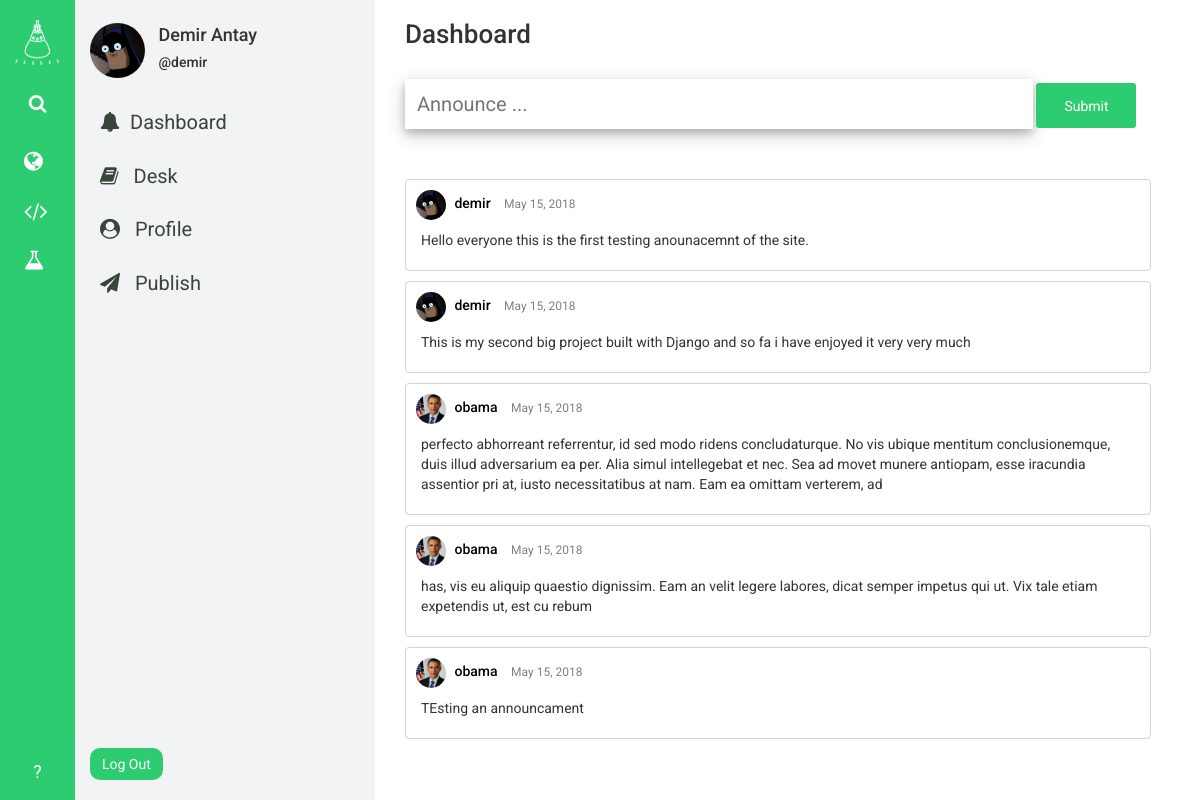
The app's page /home/dashboard/ (signed in) with its own data.
### desk_app/models.py (models this page shows, shortened)
class DeskWorkers(models.Model):
    worker = models.ForeignKey(User, on_delete=models.CASCADE)
    joined_desk = models.ForeignKey(Desk, on_delete=models.CASCADE)

class Desk(models.Model):
    sub_editor = models.ForeignKey(User, on_delete=models.CASCADE)
    image = models.ImageField(
        upload_to='deks_images/', blank=False, null=False
    )
    CATEGORY_CHOICES = (
        ('WORLD', 'fa fa-globe'),
        ('METRO', 'fa fa-building'),
        ('POLITICS', 'fa-flag'),
        ('BUSINESS', 'fa fa-suitcase'),
        ('TECH', 'fa fa-code'),
        ('SCIENCE', 'fa fa-flask'),
        ('OPINION', 'fa fa-gavel'),
        ('HEALTH', 'fa fa-heart'),
        ('SPORTS', 'fa fa-bicycle'),
        ('ARTS', 'fa fa-paint-brush'),
        ('BOOKS', 'fa fa-book'),
        ('STYLE', 'fa fa-eye'),
        ('TRAVEL', 'fa fa-plane'),
        ('MAGAZINE', 'fa fa-file'),
        ('TABLOID', 'fa fa-phone'),
    )
    CATEGORY_COLOR_CHOICES = (
        ('WORLD', '#3498DB'),
        ('METRO', '#2980B9'),
        ('POLITICS', '#5D6D7E'),
        ('BUSINESS', '#2E4053'),
        ('TECH', '#F4D03F'),
        ('SCIENCE', '#2ECC71'),
        ('OPINION', '#9B59B6'),
        ('HEALTH', '#E74C3C'),
        ('SPORTS', '#58D68D'),
        ('ARTS', '#F39C12'),
        ('BOOKS', '#E67E22'),
        ('STYLE', '#F5B7B1'),
        ('TRAVEL', '#BB8FCE'),
        ('MAGAZINE', '#8E44AD'),
        ('TABLOID', '#A569BD'),
    )
    category = models.CharField(max_length=50, choices=CATEGORY_CHOICES)
    category_color = models.CharField(
        max_length=50, choices=CATEGORY_COLOR_CHOICES
    )
    name = models.CharField(max_length=30)
    description = models.TextField()
    creation_date = models.DateField(default=timezone.now)

### profile_app/models.py (models this page shows, shortened)
class ProfileSettings(models.Model):
    user = models.OneToOneField(User, on_delete=models.CASCADE)
    profile_photo = models.ImageField(
        upload_to='profile_photos/', blank=False, null=False
    )
    name = models.CharField(max_length=200, blank=False, null=False)
    bio = models.TextField(blank=False, null=False)
    personal_link = models.CharField(max_length=200, blank=False, null=False)

### home_app/models.py (models this page shows, shortened)
class Announcament(models.Model):
    user = models.ForeignKey(User, on_delete=models.CASCADE)
    profile_settings = models.ForeignKey(
        ProfileSettings, on_delete=models.CASCADE, null=True, blank=True,
    )
    content = models.TextField(blank=False, null=False)
    publish_date = models.DateField(default=timezone.now)

### home_app/views.py (the view, shortened to what this page needs)
# urls.py: path('home/dashboard/', views.dashboard, name='dashboard'),
@login_required
def dashboard(request):
    current_user = get_object_or_404(User, pk=request.user.id)
    try:
        current_user_settings = ProfileSettings.objects.get(user=current_user)
    except ObjectDoesNotExist:
        current_user_settings = None
    try:
        all_announcaments = Announcament.objects.order_by('-publish_date')
    except ObjectDoesNotExist:
        all_announcaments = None
    try:
        current_user_desks = DeskWorkers.objects.filter(worker=current_user)
    except ObjectDoesNotExist:
        current_user_desks = None
    data = {
        'current_user': current_user,
        'has_home_navbar': True,
        'current_user_settings': current_user_settings,
        'all_announcaments': all_announcaments,
        'current_user_desks': current_user_desks,
    }
    return render(request, 'home_app/dashboard.html', context=data)

### templates/home_app/dashboard.html (shortened to what this page needs)
{% extends 'base.html' %}
{% load staticfiles %}
{% block css_link %}
<link rel="stylesheet" href="{% static 'home_app/css/dashboard.css' %}" />
{% endblock %}
{% block content %}
<div id="wrapper">
  <h3 id="header">Dashboard</h3>
  <br />
  <form id="announcament-form" method="post" action="{% url 'dashboard' %}">
    <input type="text" placeholder="Announce ... " id="announcament-content" name="content"/>
    <input value="Submit" type="submit" id="announcament_submit_form" name="announcament_submit_button"/>
  </form>
  <div id="announcaments">
    {% for announcament in all_announcaments %}
      <div id="announcament-cell">
        <div id="announcament-cell-author-info">
          {% if announcament.profile_settings %}
            <a href=""><img src="{{ announcament.profile_settings.profile_photo.url }}" alt="pp" height="30px" width="30px"/></a>
          {% else %}
            <a href=""><img src="{% static 'news_app/assets/pp.jpg' %}" alt="pp" height="30px" width="30px"</a>
          {% endif %}
          <a href=""><h5>{{ announcament.user.username }}</h5></a>
          <p>{{ announcament.publish_date }}</p>
        </div>
        <p>{{ announcament.content }}</p>
      </div>
    {% endfor %}
  </div>
</div>
{% endblock %}

### templates/base.html (shortened to what this page needs)
{% load staticfiles %}
<!DOCTYPE html>
<html>
<head>
  <link rel="stylesheet" href="https://maxcdn.bootstrapcdn.com/bootstrap/3.3.7/css/bootstrap.min.css">
  <link rel="stylesheet" href="https://cdnjs.cloudflare.com/ajax/libs/font-awesome/4.7.0/css/font-awesome.min.css">
  <link rel="stylesheet" href="{% static 'base_style.css' %}">
  {% block css_link %}{% endblock %}
</head>
<body>
  {% if has_home_navbar == True %}
    <div id="home-navbar-left-part">
      <a href="{% url 'dashboard' %}"><img src="{% static 'assets/white-logo.png' %}" alt="logo"/></a>
      <a id="home-search-link" href="{% url 'search' %}"><p class="text-center"><i class="fa fa-search"></i></p></a>
      <div id="home-desk-links">
        {% for desk in current_user_desks %}
          <a href="{% url 'to_do' deskname=desk.joined_desk.name %}" id="desk-link"><p><i class="{{ desk.joined_desk.get_category_display }}"></i> <span>{{ desk.joined_desk.name }}</span></p></a>
        {% endfor %}
      </div>
      <a id="home-help-link" href="" class="text-center"><p class="text-center">?</p></a>
    </div>
    <div id="home-navbar-right-part">
      <div id="right-part-author-info">
        <img src="{{ current_user_settings.profile_photo.url }}" alt="ss" height="55px" width="55px" />
        <div id="right-part-author-name">
          <h4> {{ current_user_settings.name }}</h4>
          <h5>@{{ current_user.username }}</h5>
        </div>
      </div>
      <a href="{% url 'dashboard' %}"><i class="fa fa-bell"></i>Dashboard</a>
      <a href="{% url 'desk_browse' %}"><i class="fa fa-book"></i> Desk</a>
      <a href="{% url 'contributions' %}"><i class="fa fa-user-circle"></i> Profile</a>
      <a href="{% url 'publish' %}"><i class="fa fa-paper-plane"></i> Publish</a>
      <form method="POST" action="{% url 'logout' %}" id="logout_form">
        <input type="submit" value="Log Out" />
      </form>
    </div>
  {% endif %}
  {% block content %}{% endblock %}
</body>
</html>

### static/base_style.css (style rules this page uses)
html body { font-family: 'Roboto'; height: 100%; width: 100%; }
#home-navbar-left-part { height: 100% !important; width: 75px; background-color: #2ECC71; display: inline; position: fixed; z-index: 1 !important; }
#home-navbar-left-part img { height: 45px; margin-left: 15px; margin-top: 20px; display: block; }
#home-search-link p { color: white; font-size: 19px; background-color: #2ECC71; border-radius: 50%; width: 40px; padding: 5px; margin: 0 auto; margin-top: 20px; }
#home-help-link p { color: white; font-size: 18px; bottom: 0 !important; position: absolute; margin-bottom: 15px; width: 100%; }
#home-desk-links { width: 100%; height: 460px; margin-top: 20px; }
#desk-link p { color: white; font-size: 22px; background-color: transparent; width: 35px; height: auto; border-radius: 50%; padding: 4px; margin: 0 auto; margin-bottom: 10px; }
#home-navbar-right-part { height: 100vh; width: 300px; background-color: #F2F3F4; display:inline-block; margin-left: 75px; padding: 15px; position: fixed; }
#right-part-author-info { margin-bottom: -5px; background-color: transparent; }
#right-part-author-info img { border-radius: 50%; margin-bottom: 25px !important; }
#right-part-author-name { display: inline-block; background-color: transparent; margin-left: 10px; }
#right-part-author-info h4 { display: block; }
#right-part-author-info h5 { display: block; }
#home-navbar-right-part a { display: block; font-size: 20px; margin-bottom: 5px; padding: 10px; border-radius: 5px; color: #39443b; }
#home-navbar-right-part a i { margin-right: 10px; }
#logout_form input { border-radius: 10px; background-color: #2ECC71; border: 2px solid #2ECC71; color: white; bottom: 0; position: absolute; margin-bottom: 20px; padding: 4px 10px; }

### static/home_app/css/dashboard.css (style rules this page uses)
#wrapper { margin-left: 375px !important; background-color: white; height: 100vh; width: 70%; padding-left: 30px; padding-right: 25px; overflow: auto; }
#header { font-weight: 500; font-size: 26px; }
#announcament-content { display: inline; width: 80%; font-size: 20px; padding: 10px; box-shadow: 0 4px 8px 0 rgba(0, 0, 0, 0.2), 0 6px 20px 0 rgba(0, 0, 0, 0.19); border: 2px solid transparent; height: 50px; }
#announcament_submit_form { width: 100px ; height: 45px; color: white; background-color: #2ECC71; border: 2px solid #2ECC71; border-radius: 3px; }
#announcaments { background-color: transparent; height: auto; width: 95%; margin-top: 50px; }
#announcament-cell { background-color: white; height: auto; width: 100%; border: 1px solid lightgray; border-radius: 4px; margin-bottom: 10px !important; padding: 5px 10px; }
#announcament-cell p { padding: 5px; }
#announcament-cell-author-info a h5 { display: inline; margin-left: 5px; color: black; text-decoration: none; }
#announcament-cell-author-info p { display: inline; margin-left: 5px; color: gray; font-size: 12px; }
#announcament-cell-author-info img { border-radius: 50%; }
#announcament-cell-author-info { margin-bottom: 5px; margin-top: 5px; }

### records on screen
ProfileSettings: profile_photo (picture), name "Demir Antay"
Announcament: profile_settings.profile_photo (picture), user.username "demir", publish_date "May 15, 2018", content "Hello everyone this is the first testing anounacemnt of the site."
Announcament: profile_settings.profile_photo (picture), user.username "demir", publish_date "May 15, 2018", content "This is my second big project built with Django and so fa i have enjoyed it very very much"
Announcament: profile_settings.profile_photo (picture), user.username "obama", publish_date "May 15, 2018", content "perfecto abhorreant referrentur, id sed modo ridens concludaturque. No vis ubique mentitum conclusionemque, duis illud adversarium ea per. Alia simul intellegebat et nec. Sea ad movet munere antiopam, esse iracundia assentior pri at, iusto necessitatibus at nam. Eam ea omittam verterem, ad"
Announcament: profile_settings.profile_photo (picture), user.username "obama", publish_date "May 15, 2018", content "has, vis eu aliquip quaestio dignissim. Eam an velit legere labores, dicat semper impetus qui ut. Vix tale etiam expetendis ut, est cu rebum"
Announcament: profile_settings.profile_photo (picture), user.username "obama", publish_date "May 15, 2018", content "TEsting an announcament"

### other values on screen
{{ current_user.username }} "demir"
